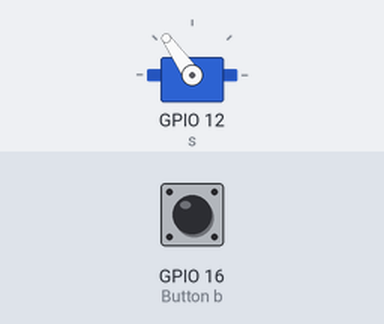
A program run on a simulated Raspberry Pi (BCM pin numbers). Shown: servo. The test bench sets the inputs (shaded band); at power-on: GPIO 16 (Button b) HIGH. Servo angles are drawn from the pulse width (0.5 ms = 0°, 2.5 ms = 180°).

Above: at 1.7 s.
1.8 s: GPIO 16 (Button b) pulled LOW for 3.2 s
At 2.2 s:
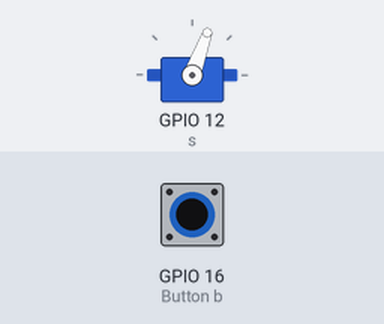
Timing chart, 0 to 6.0 s (numbered marks = the images above; inputs shaded):
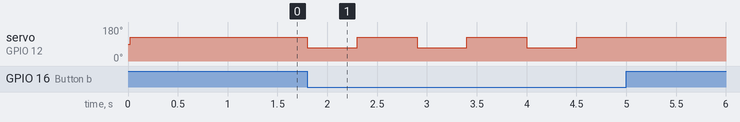

The program:

servoTest.py
```python
from time import sleep
from gpiozero import Button, Servo
from gpiozero.pins.pigpio import PiGPIOFactory

gpioFac = PiGPIOFactory()

s = Servo(12, pin_factory=gpioFac)
b = Button(16, pin_factory=gpioFac)


# p.ChangeDutyCycle(3)
# sleep(1)
# p.ChangeDutyCycle(12)
# sleep(1)

def activate_servo():
    s.max()
    sleep(1)
    s.min()

def set_angle(angle):
    mapped_angle = (angle / 180) * 2 - 1
    s.value = mapped_angle
    sleep(0.5)

set_angle(160)

while(True):
    if b.is_pressed:
        set_angle(50)
        set_angle(160)
    sleep(0.1)
```

Measured:
- after the input at 1.8 s, servo on GPIO 12 (s): alternates 125° for 0.60 s and 70° for 0.50 s, 6 changes in all, then stays 125°, starting at once
